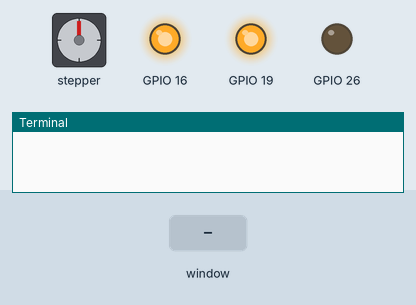
Simulated run of this program. Board: Raspberry Pi (BCM pin numbers). On the bench: stepper motor, output pins drawn as LEDs (lit = HIGH), the last lines printed to the terminal. The test bench sets the inputs (shaded band). The desktop window is not drawn, its controls go by their first labels and the mouse button is held 0.15 s; pins used as bus, display or sensor lines are not drawn. At 4.7 s the program stops and its outputs stay as they are.

Above: at 1.2 s.
1.3 s: control labelled "COLLECT_HELIUM_1" in the window clicked
At 1.9 s:
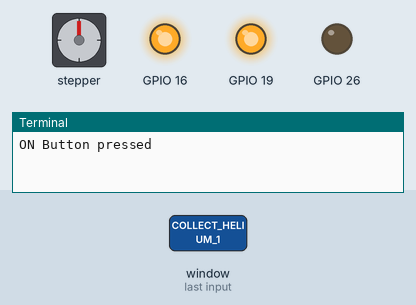
3.0 s: control labelled "OUT_HELIUM_1" in the window clicked
At 4.4 s:
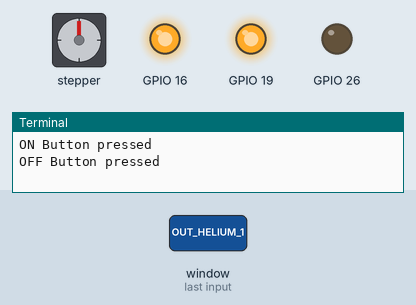
4.7 s: control labelled "Exit" in the window clicked
At 5.9 s:
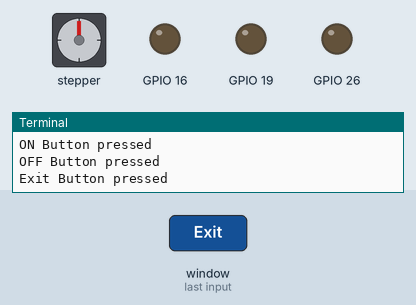
Timing chart, 0 to 6.2 s (numbered marks = the images above; inputs shaded):
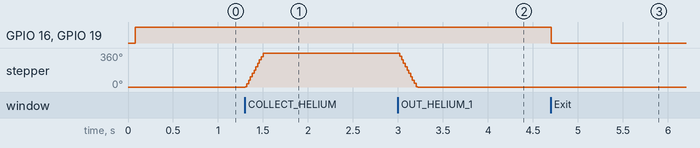

Measured:
- after the input at 1.3 s, stepper: turns 360° clockwise in 0.22 s, starting at once
- after the input at 3.0 s, stepper: turns 360° counter-clockwise in 0.22 s, starting at once
- after the input at 4.7 s, GPIO 16, GPIO 19: HIGH → LOW at once

The program:

Servo_Original.py
```python
from tkinter import *
import tkinter.font
import RPi.GPIO as io
from time import sleep

io.setwarnings(False)

win = Tk()
myFont = tkinter.font.Font(family = 'Hervetica', size = 12, weight = 'bold')     ##присвоюєм за замовченням стиль та розмір шрифта
smallFont = tkinter.font.Font(family = 'Hervetica', size = 8, weight = 'bold')  ##мій шрифт для малих кнопок
win.title("SERVO")   ##назва вікна
win.geometry("400x200+25+25")

DIR = 20     ##використовуєм для контакту 20 GPIO контакт. Змінна треба щоб прокручувати двіг в одну чи іншу торону.
STEP = 21    ##використовуєм для контакту 21 GPIO контакт
CW = 1       ##зміна що обертатиме двигун по часовій стрілці
CCW = 0      ##змінна що обертатиме двигун проти часової стрілки
SPR = 200    ##Прораховано для двигуна у якого один крок 7.5 градусів 360/7.5=48!!!

io.setmode(io.BCM)
io.setup(DIR, io.OUT)     ##конфігуруємо контакт 20 для вихлопу
io.setup(STEP, io.OUT)    ##конфігуруємо контакт 21 для вихлопу
io.setup(16, io.OUT)      ##конфігуруємо контакт 16 для вихлопу
io.setup(19, io.OUT)      ##конфігуруємо контакт 19 для вихлопу
io.setup(26, io.OUT)      ##конфігуруємо контакт 21 для вихлопу

io.output(DIR, CW)        ##По іншому було б io.output(20, OUT)// на виході контакту 20 вмикаєм через змінні 1-цю (3.3В)
io.output(26, io.LOW)    ##настройка шагу драйвера(див таблицю по DRV8825)\1\
io.output(19, io.HIGH)     ##настройка шагу драйвера(див таблицю по DRV8825)\0\ зараз 1\8
io.output(16, io.HIGH)    ##настройка шагу драйвера(див таблицю по DRV8825)\1\

step_count = SPR          ##Присвоюєм кількість кроків
delay = .0005             ##Затримка між кроками

def COLLECT_HELIUM_1():
    print("ON Button pressed")
    io.output(DIR, CW)             ##зміна що обертатиме двигун по часовій стрілці
    for x in range(step_count):
        io.output(STEP, io.HIGH)
        sleep(delay)
        io.output(STEP, io.LOW)
        sleep(delay)

def COLLECT_HELIUM_2():
    print("ON Button pressed")
    io.output(DIR, CW)             ##зміна що обертатиме двигун по часовій стрілці
    for x in range(step_count):
        io.output(STEP, io.HIGH)
        sleep(delay)
        io.output(STEP, io.LOW)
        sleep(delay)


def OUT_HELIUM_1():
    print("OFF Button pressed")
    io.output(DIR, CCW)            ##змінна що обертатиме двигун проти часової стрілки
    for x in range(step_count):
        io.output(STEP, io.HIGH)
        sleep(delay)
        io.output(STEP, io.LOW)
        sleep(delay)

def OUT_HELIUM_2():
    print("OFF Button pressed")
    io.output(DIR, CCW)            ##змінна що обертатиме двигун проти часової стрілки
    for x in range(step_count):
        io.output(STEP, io.HIGH)
        sleep(delay)
        io.output(STEP, io.LOW)
        sleep(delay)

def exitProgram():
    print("Exit Button pressed")
    io.cleanup()
    win.destroy()

exitButton = Button(win, text = "Exit", font = myFont, command = exitProgram, height = 2, width = 6)   ##Кнопка вихід та її положення
exitButton.pack()
exitButton.place(x=250, y=140)

COLLECT_HELIUM_1_Button = Button(win, text = "COLLECT_HELIUM_1", font = smallFont, command = COLLECT_HELIUM_1, height = 2, width = 15)
COLLECT_HELIUM_1_Button.pack()
COLLECT_HELIUM_1_Button.place(x=10, y=10)

OUT_HELIUM_1_Button = Button(win, text = "OUT_HELIUM_1", font = smallFont, command = OUT_HELIUM_1, height = 2, width = 15)
OUT_HELIUM_1_Button.pack()
OUT_HELIUM_1_Button.place(x=10, y=50)

COLLECT_HELIUM_2_Button = Button(win, text = "COLLECT_HELIUM_2", font = smallFont, command = COLLECT_HELIUM_2, height = 2, width = 15)
COLLECT_HELIUM_2_Button.pack()
COLLECT_HELIUM_2_Button.place(x=10, y=100)

OUT_HELIUM_2_Button = Button(win, text = "OUT_HELIUM_2", font = smallFont, command = OUT_HELIUM_2, height = 2, width = 15)
OUT_HELIUM_2_Button.pack()
OUT_HELIUM_2_Button.place(x=10, y=140)

mainloop()
```
